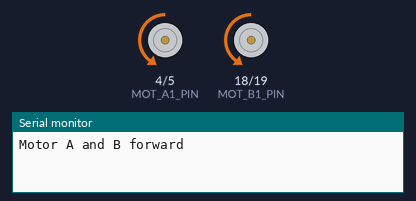
The sketch below on a simulated ESP32. Parts: motor-driver pin pairs drawn as motors (green arrow = first pin HIGH = forward, orange = second pin HIGH = backward, longer = more drive), the last lines printed to the serial monitor.

Above: at 1.0 s.
At 5.0 s:
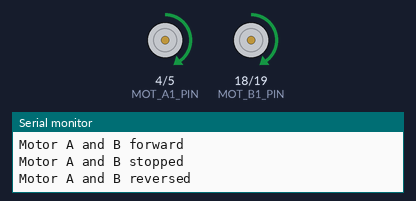
At 9.0 s:
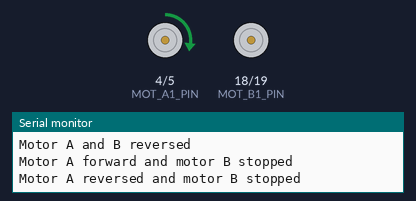
At 19.0 s:
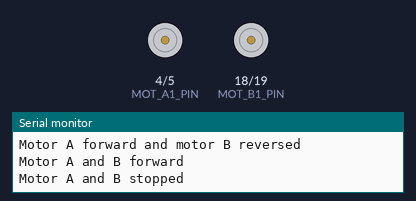
Timing chart, 0 to 20.8 s (numbered marks = the images above):
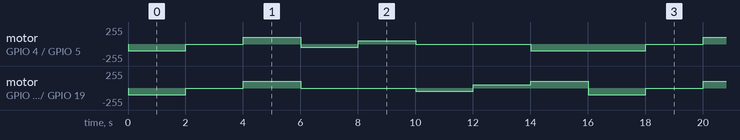

Measured:
- by itself, motor on GPIO 4 (MOT_A1_PIN) / GPIO 5 (MOT_A2_PIN): repeats every 16.0 s: stopped 2.0 s, forward 100/255 2.0 s, backward 50/255 2.0 s, forward 50/255 2.0 s, stopped 4.0 s, backward 100/255 4.0 s
- by itself, motor on GPIO 18 (MOT_B1_PIN) / GPIO 19 (MOT_B2_PIN): repeats every 16.0 s: stopped 2.0 s, forward 100/255 2.0 s, stopped 4.0 s, backward 50/255 2.0 s, forward 50/255 2.0 s, forward 100/255 2.0 s, backward 100/255 2.0 s

The sketch:

MotorTest.ino
```cpp
#define MOT_A1_PIN 4
#define MOT_A2_PIN 5
#define MOT_B1_PIN 18
#define MOT_B2_PIN 19

#define PWM_FREQ 1000      // 1 kHz PWM
#define PWM_RES 8          // 8-bit resolution (0-255)

void setMotorPwm(int pin1, int pin2, int pwm);

void setup() {
  Serial.begin(115200);

  ledcAttach(MOT_A1_PIN, PWM_FREQ, PWM_RES);
  ledcAttach(MOT_A2_PIN, PWM_FREQ, PWM_RES);
  ledcAttach(MOT_B1_PIN, PWM_FREQ, PWM_RES);
  ledcAttach(MOT_B2_PIN, PWM_FREQ, PWM_RES);

  setMotorPwm(MOT_A1_PIN, MOT_A2_PIN, 0);
  setMotorPwm(MOT_B1_PIN, MOT_B2_PIN, 0);
}

void loop() {
  Serial.println("Motor A and B forward");
  setMotorPwm(MOT_A1_PIN, MOT_A2_PIN, 100);
  setMotorPwm(MOT_B1_PIN, MOT_B2_PIN, 100);
  delay(2000);
  Serial.println("Motor A and B stopped");
  setMotorPwm(MOT_A1_PIN, MOT_A2_PIN, 0);
  setMotorPwm(MOT_B1_PIN, MOT_B2_PIN, 0);
  delay(2000);
  Serial.println("Motor A and B reversed");
  setMotorPwm(MOT_A1_PIN, MOT_A2_PIN, -100);
  setMotorPwm(MOT_B1_PIN, MOT_B2_PIN, -100);
  delay(2000);
  Serial.println("Motor A forward and motor B stopped");
  setMotorPwm(MOT_A1_PIN, MOT_A2_PIN, 50);
  setMotorPwm(MOT_B1_PIN, MOT_B2_PIN, 0);
  delay(2000);
  Serial.println("Motor A reversed and motor B stopped");
  setMotorPwm(MOT_A1_PIN, MOT_A2_PIN, -50);
  setMotorPwm(MOT_B1_PIN, MOT_B2_PIN, 0);
  delay(2000);
  Serial.println("Motor B forward and motor A stopped");
  setMotorPwm(MOT_A1_PIN, MOT_A2_PIN, 0);
  setMotorPwm(MOT_B1_PIN, MOT_B2_PIN, 50);
  delay(2000);
  Serial.println("Motor B reversed and motor A stopped");
  setMotorPwm(MOT_A1_PIN, MOT_A2_PIN, 0);
  setMotorPwm(MOT_B1_PIN, MOT_B2_PIN, -50);
  delay(2000);
  Serial.println("Motor A forward and motor B reversed");
  setMotorPwm(MOT_A1_PIN, MOT_A2_PIN, 100);
  setMotorPwm(MOT_B1_PIN, MOT_B2_PIN, -100);
  delay(2000);
}

void setMotorPwm(int pin1, int pin2, int pwm) {
  pwm = constrain(pwm, -255, 255);

  if (pwm < 0) { // reverse
    ledcWrite(pin1, -pwm);
    ledcWrite(pin2, 0);
  }
  else if (pwm > 0) { // forward
    ledcWrite(pin1, 0);
    ledcWrite(pin2, pwm);
  }
  else { // stop
    ledcWrite(pin1, 0);
    ledcWrite(pin2, 0);
  }
}
```
